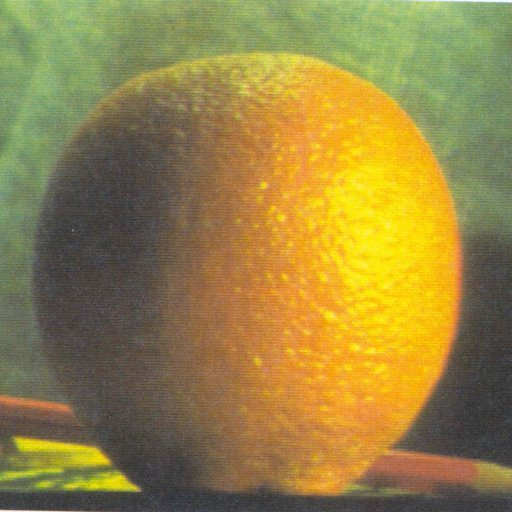
#> input picture HW3_ImageBlending/code/2.jpg, 512 x 512 px
$ python 'Laplacian blending.py'   (older library calls are emulated)
#> lines starting #> are read from the running program, lines starting #| are printed output that depends on the picture
# -*- coding: utf-8 -*-
"""
Created on Sat Feb 28 12:57:42 2015

@author: wenyanbi


"""
import numpy as np
from scipy import misc
import matplotlib.pyplot as plt
from scipy import ndimage
from PIL import Image

'''
note: with different images, make change to
1) line 34 (m=m=2**n)----change padding area
2) line  239-240 (a,b value in "move" function)-----change position
'''

##############################################################################
#==============================================================================
# ###############     Method 1: Lalacian blending   #####################
#==============================================================================
##############################################################################


#==============================================================================
# ################     input & size/color  manipulation    #####################
#==============================================================================
#img1 background
img1 = misc.imread('2.jpg')
#> img1 is the input picture: shape (512, 512, 3); mean R, G, B 150.2, 131.8, 69.2
img2 = misc.imread('1.jpg')
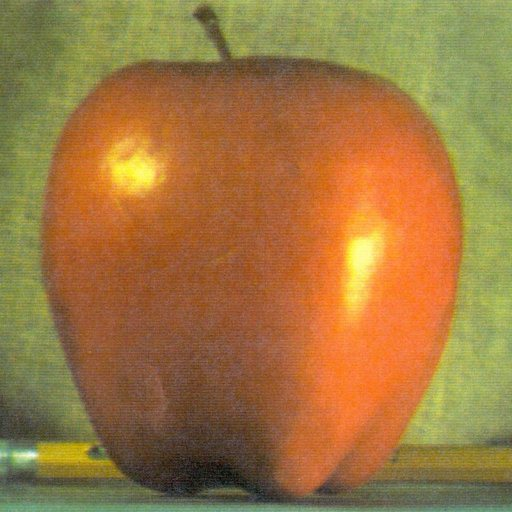
#> input picture HW3_ImageBlending/code/1.jpg, 512 x 512 px
#> img2 is the input picture: shape (512, 512, 3); mean R, G, B 159.1, 119.7, 64.8
img3 = misc.imread('mask.jpg',flatten=1)
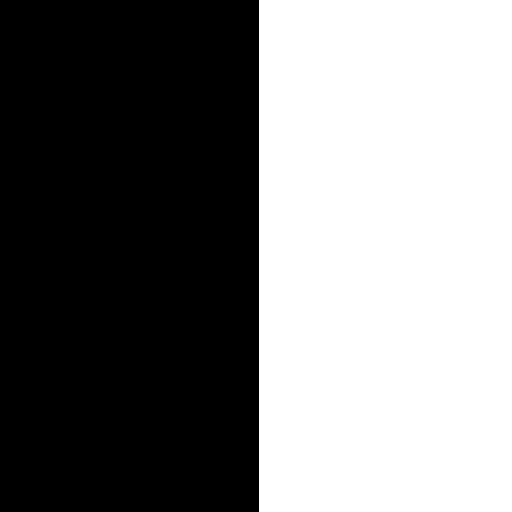
#> input picture HW3_ImageBlending/code/mask.jpg, 512 x 512 px
#> img3: shape (512, 512) float32; min 0, max 255, mean 126


# seperate r,g,b for original image
data=np.array(img1)
r1,g1,b1=data[:,:,0], data[:,:,1], data[:,:,2]
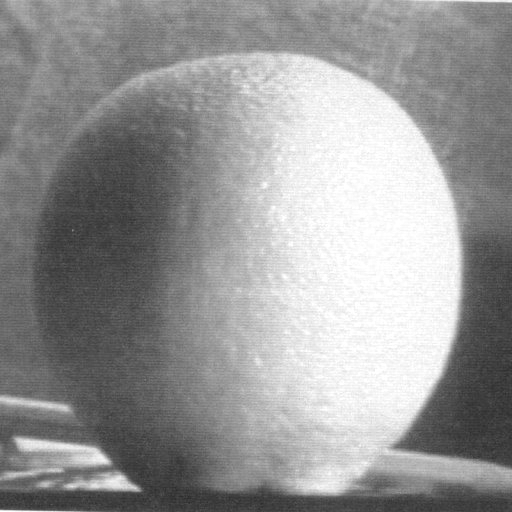
#> r1: shape (512, 512); min 43, max 255, mean 150.2
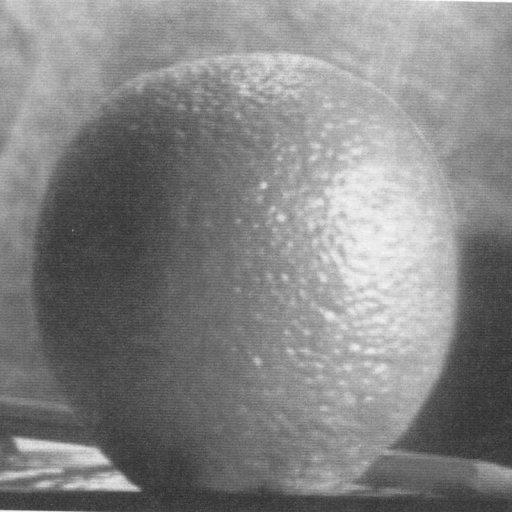
#> g1: shape (512, 512); min 43, max 255, mean 131.8

data=np.array(img2)
r2,g2,b2=data[:,:,0], data[:,:,1], data[:,:,2]
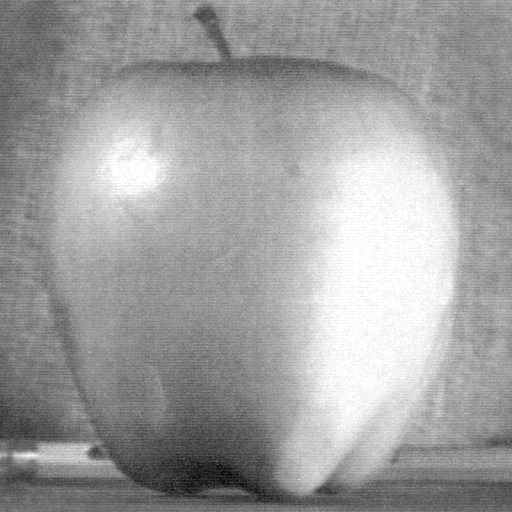
#> r2: shape (512, 512); min 7, max 255, mean 159.1
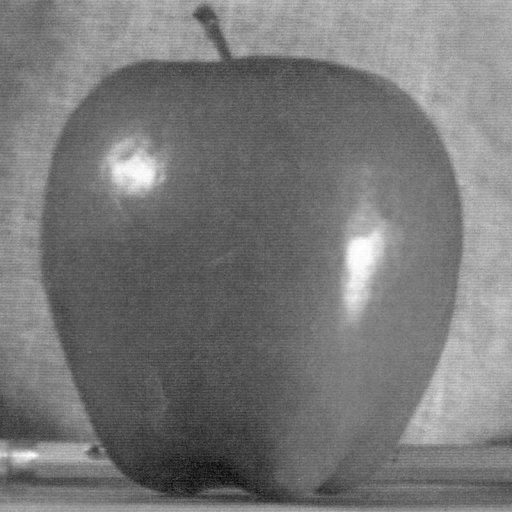
#> g2: shape (512, 512); min 5, max 255, mean 119.7
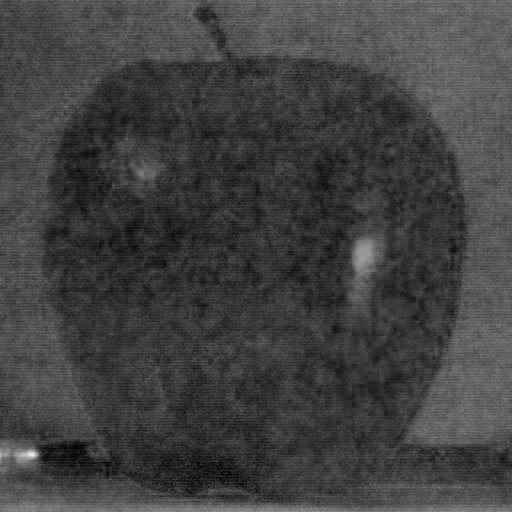
#> b2: shape (512, 512); min 0, max 235, mean 64.8


# m,n should be 2**n (2**8=256, 2**9=512, 2**10=1024)
# change if the image is larger than 1024 or smaller than 512
m=n=512
img11=Image.new('RGB',(m,n),'white')
#> img11: PIL image 512x512 RGB; every value is 255
img22=Image.new('RGB',(m,n),'white')
img33=Image.new('L',(m,n),'black')
#> img33: PIL image 512x512 L; every value is 0

pixel1=img11.load()
pixel2=img22.load()
pixel3=img33.load()


# mirror padding (so that the size of padding image is 2**n)
for i in range(m):
    for j in range(n):
        if i<img1.shape[0] and j<img1.shape[1]:
            pixel1[j,i]=r1[i,j],g1[i,j],b1[i,j]
            # note: mask is not mirror padding, instead, only padding black
        else:
            k=img1.shape[0]-1-abs(i-img1.shape[0]+1)
            l=img1.shape[1]-1-abs(j-img1.shape[1]+1)
            pixel1[j,i]=pixel1[l,k]


for i in range(m):
    for j in range(n):
        if i<img2.shape[0] and j<img2.shape[1]:
            pixel2[j,i]=r2[i,j],g2[i,j],b2[i,j]
#> (the run stopped early here; a loop or call above may not have finished)
